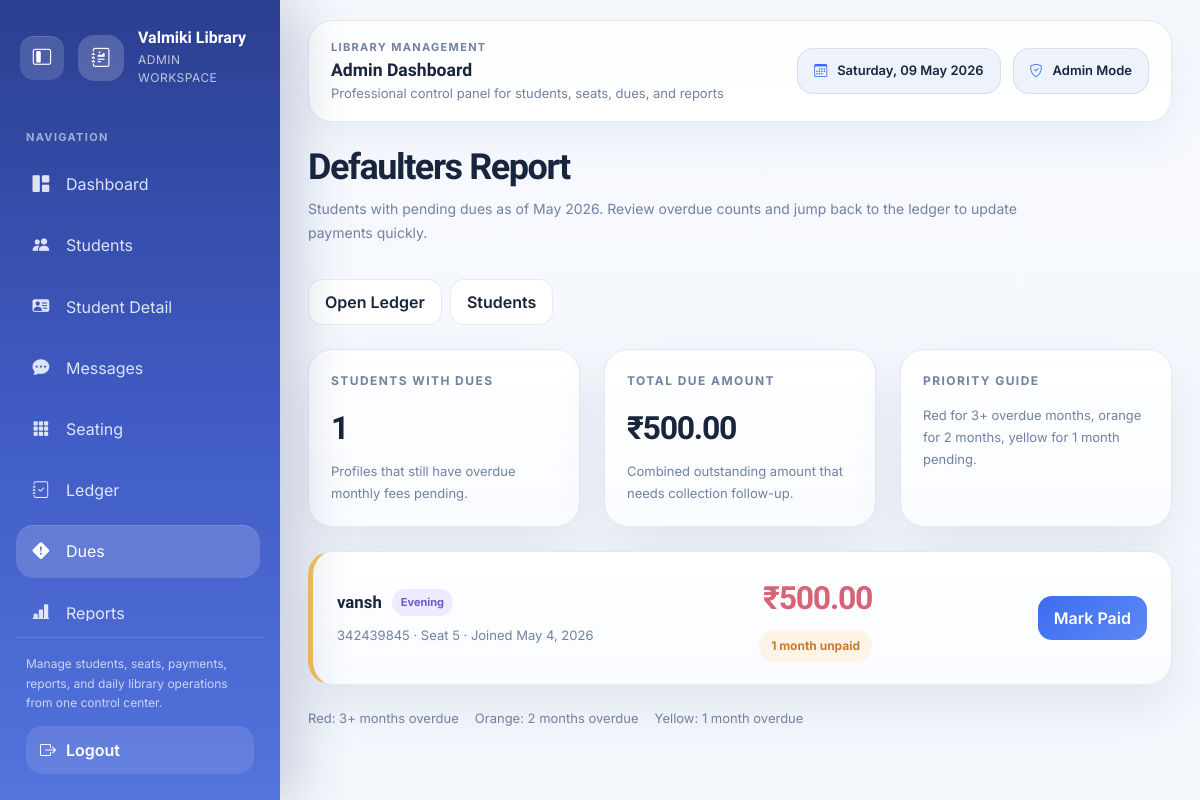
Screenshot of /defaulters/ (signed in) with the database file from the repository.
### students/models.py (models this page shows, shortened)
class Student(models.Model):
    SHIFT_CHOICES = [
        ('Morning', 'Morning'),
        ('Evening', 'Evening'),
        ('Full Day', 'Full Day'),
    ]
    STATUS_CHOICES = [
        ('Active', 'Active'),
        ('On Hold', 'On Hold'),
        ('Left', 'Left'),
    ]
    PAYMENT_MODE_CHOICES = [
        ('Cash', 'Cash'),
        ('UPI', 'UPI'),
        ('Online', 'Online'),
    ]
    name         = models.CharField(max_length=100)
    contact      = models.CharField(max_length=10)
    email        = models.EmailField(blank=True, null=True, unique=True)
    date_of_birth = models.DateField(blank=True, null=True)
    seat_number  = models.CharField(max_length=3)
    shift        = models.CharField(max_length=20, choices=SHIFT_CHOICES)
    joining_date = models.DateField()
    monthly_fee  = models.DecimalField(max_digits=8, decimal_places=2, default=500)
    monthly_due_day = models.PositiveSmallIntegerField(default=5)
    mode_of_payment = models.CharField(max_length=10, choices=PAYMENT_MODE_CHOICES, default='Cash')
    preparing_for = models.CharField(max_length=150, blank=True)
    academic_details = models.TextField(blank=True)
    profile_photo = models.FileField(upload_to='student_profiles/photos/', blank=True, null=True)
    id_copy = models.FileField(upload_to='student_profiles/id_copies/', blank=True, null=True)
    payment_qr = models.FileField(upload_to='student_profiles/payment_qr/', blank=True, null=True)
    emergency_contact_name = models.CharField(max_length=100, blank=True)
    emergency_contact_phone = models.CharField(max_length=15, blank=True)
    status = models.CharField(max_length=20, choices=STATUS_CHOICES, default='Active')
    email_verified = models.BooleanField(default=False)

### students/views.py (the view)
# urls.py: path('defaulters/',             views.defaulters,     name='defaulters'),
@login_required
def defaulters(request):
    today = date.today()
    defaulter_list = []
    for student in sorted_students():
        current_status = get_month_status(student, today.year, today.month, today, paid_lookup(student, today.year))
        if current_status['code'] != 'unpaid':
            continue
        overdue = overdue_summary(student, today)
        defaulter_list.append({
            'student': student,
            'unpaid_months': overdue['unpaid_count'],
            'total_due': overdue['due_amount'],
        })
    defaulter_list.sort(key=lambda item: item['total_due'], reverse=True)
    return render(request, 'students/defaulters.html', {
        'defaulter_list': defaulter_list,
        'current_month': month_label(today.year, today.month),
        'total_due_all': sum(item['total_due'] for item in defaulter_list),
    })

### students/finance.py (called while the page is built)
def month_label(year, month):
    return date(year, month, 1).strftime('%B %Y')

def paid_lookup(student, year=None):
    payments = Payment.objects.filter(student=student, is_paid=True)
    if year is not None:
        payments = payments.filter(year=year)
    return {(payment.year, payment.month): payment for payment in payments}

def get_month_status(student, year, month, today, payments=None):
    payments = payments if payments is not None else paid_lookup(student, year)
    payment = payments.get((year, month))
    joining_key = (student.joining_date.year, student.joining_date.month)
    current_key = (today.year, today.month)
    target_key = (year, month)
    if target_key < joining_key:
        return {'code': 'before', 'payment': payment, 'is_advance': False}
    if target_key > current_key:
        if payment:
            return {'code': 'paid', 'payment': payment, 'is_advance': True}
        return {'code': 'future', 'payment': None, 'is_advance': False}
    if payment:
        return {'code': 'paid', 'payment': payment, 'is_advance': False}
    return {'code': 'unpaid', 'payment': None, 'is_advance': False}

def overdue_summary(student, today):
    payments = paid_lookup(student)
    month_cursor = student.joining_date.month
    year_cursor = student.joining_date.year
    overdue_months = []
    while (year_cursor, month_cursor) <= (today.year, today.month):
        if (year_cursor, month_cursor) not in payments:
            overdue_months.append(month_label(year_cursor, month_cursor))
        if month_cursor == 12:
            month_cursor = 1
            year_cursor += 1
        else:
            month_cursor += 1
    total_due = student.monthly_fee * len(overdue_months)
    return {
        'unpaid_count': len(overdue_months),
        'due_amount': total_due,
        'months': overdue_months,
    }

### students/views.py (called while the page is built)
def sorted_students():
    return sorted(Student.objects.all(), key=lambda student: (int(student.seat_number), student.name.lower()))

### students/templates/students/defaulters.html (shortened to what this page needs)
{% extends 'students/base.html' %}
{% load custom_filters %}
{% block content %}
<div class="due-shell">
  <div class="page-head" style="margin-bottom:0">
    <div>
      <h1 class="page-title">Defaulters Report</h1>
      <p class="page-subtitle">Students with pending dues as of {{ current_month }}. Review overdue counts and jump back to the ledger to update payments quickly.</p>
    </div>
    <div class="d-flex gap-2 flex-wrap">
      <a href="{% url 'payment_ledger' %}" class="btn btn-outline-warning">Open Ledger</a>
      <a href="{% url 'student_list' %}" class="btn btn-outline-light">Students</a>
    </div>
  </div>
  <div class="row g-4">
    <div class="col-md-4">
      <div class="due-summary">
        <div class="section-title">Students with Dues</div>
        <div class="due-stat-value">{{ defaulter_list|length }}</div>
        <div class="due-stat-label">Profiles that still have overdue monthly fees pending.</div>
      </div>
    </div>
    <div class="col-md-4">
      <div class="due-summary">
        <div class="section-title">Total Due Amount</div>
        <div class="due-stat-value">₹{{ total_due_all }}</div>
        <div class="due-stat-label">Combined outstanding amount that needs collection follow-up.</div>
      </div>
    </div>
    <div class="col-md-4">
      <div class="due-summary">
        <div class="section-title">Priority Guide</div>
        <div class="due-stat-label" style="margin-top:0">
          Red for 3+ overdue months, orange for 2 months, yellow for 1 month pending.
        </div>
      </div>
    </div>
  </div>
  {% if not defaulter_list %}
    <div class="empty-due-state">
      <div class="empty-icon"><i class="bi bi-patch-check-fill"></i></div>
      <h3 style="font-family:'Sora',sans-serif;font-weight:700;color:var(--text-main)">All dues are clear for {{ current_month }}</h3>
      <p style="color:var(--text-muted);margin-top:10px">Every student due for this month is already marked paid.</p>
      <a href="{% url 'payment_ledger' %}" class="btn btn-primary mt-3">View Full Ledger</a>
    </div>
  {% else %}
    {% for item in defaulter_list %}
      <div class="due-row {% if item.unpaid_months >= 3 %}high{% elif item.unpaid_months == 2 %}medium{% else %}low{% endif %}">
        <div>
          <div class="student-line">
            <div class="student-name">{{ item.student.name }}</div>
            <span class="badge-shift {% if item.student.shift == 'Morning' %}morning{% elif item.student.shift == 'Evening' %}evening{% else %}fullday{% endif %}">
              {{ item.student.shift }}
            </span>
          </div>
          <div class="student-meta">
            {{ item.student.contact }} · Seat {{ item.student.seat_number }} · Joined {{ item.student.joining_date }}
          </div>
        </div>
        <div style="text-align:right">
          <div class="due-amount">₹{{ item.total_due }}</div>
          <div class="months-badge">{{ item.unpaid_months }} month{{ item.unpaid_months|pluralize }} unpaid</div>
        </div>
        <div>
          <a href="{% url 'payment_ledger' %}?year={% now 'Y' %}" class="btn btn-primary">Mark Paid</a>
        </div>
      </div>
    {% endfor %}
    <div class="legend">
      <span>Red: 3+ months overdue</span>
      <span>Orange: 2 months overdue</span>
      <span>Yellow: 1 month overdue</span>
    </div>
  {% endif %}
</div>
{% endblock %}

### students/templates/students/base.html (style rules this page uses)
:root { --bg-main: #f4f7fc; --bg-card: #ffffff; --bg-deep: #edf2fb; --border: rgba(102, 126, 174, 0.16); --text-main: #18253d; --text-muted: #7182a2; --text-nav: rgba(245, 248, 255, 0.88); --navbar-bg: rgba(255, 255, 255, 0.92); --table-bg: #ffffff; --input-bg: #f8faff; --row-hover: rgba(81, 115, 191, 0.06); --sidebar-grad-start: #2b3f90; --sidebar-grad-mid: #405bc4; --sidebar-grad-end: #5473dc; --sidebar-active: rgba(255, 255, 255, 0.16); --accent: #3d6cf2; --accent-strong: #274fc6; --success: #1ea66b; --warning: #e2a422; --danger: #d96376; --shadow-soft: 0 18px 36px rgba(111, 136, 182, 0.09); --shadow-card: 0 22px 50px rgba(105, 123, 165, 0.14); --sidebar-width: 280px; --sidebar-collapsed-width: 96px; }
* { box-sizing: border-box; margin: 0; padding: 0; }
html, body { min-height: 100%; }
body { background: radial-gradient(circle at top left, rgba(94, 134, 226, 0.12), transparent 24%), linear-gradient(180deg, #f7f9fe 0%, var(--bg-main) 100%); color: var(--text-main); font-family: "Inter", sans-serif; min-height: 100vh; transition: background 0.25s ease; }
a { color: inherit; }
.page-head { display: flex; justify-content: space-between; align-items: flex-start; gap: 18px; flex-wrap: wrap; margin-bottom: 28px; }
.page-title { margin: 0; font-family: "Sora", sans-serif; font-size: clamp(1.8rem, 3vw, 2.4rem); font-weight: 800; letter-spacing: -0.04em; color: var(--text-main); }
.page-subtitle { margin-top: 8px; color: var(--text-muted); font-size: 14px; line-height: 1.7; max-width: 760px; }
.section-title { font-size: 12px; font-weight: 700; color: var(--text-muted); margin-bottom: 14px; text-transform: uppercase; letter-spacing: 0.12em; }
.badge-shift { font-size: 11px; padding: 5px 9px; border-radius: 999px; font-weight: 700; }
.evening { background: #efeaff; color: #6b5acb; }
.btn { border-radius: 14px; font-weight: 600; padding: 10px 16px; box-shadow: none; }
.btn-primary, .btn-success { background: linear-gradient(135deg, var(--accent) 0%, #5d89f4 100%); border: none; }
.btn-outline-light, .btn-outline-info, .btn-outline-warning, .btn-outline-success { background: #ffffff; border-color: rgba(102, 126, 174, 0.16); color: var(--text-main); }

### students/templates/students/defaulters.html (style rules this page uses)
.due-shell { display: flex; flex-direction: column; gap: 24px; }
.due-summary, .due-row, .empty-due-state { background: linear-gradient(180deg, rgba(255,255,255,0.98) 0%, rgba(249,251,255,0.96) 100%); border-radius: 24px; border: 1px solid var(--border); box-shadow: var(--shadow-card); }
.due-summary { padding: 22px; height: 100%; }
.due-stat-value { font-family: "Sora", sans-serif; font-size: 2rem; font-weight: 800; letter-spacing: -0.04em; color: var(--text-main); }
.due-stat-label { margin-top: 8px; color: var(--text-muted); font-size: 13px; line-height: 1.7; }
.due-row { padding: 22px 24px; display: flex; justify-content: space-between; align-items: center; gap: 18px; border-left: 5px solid #f4b347; flex-wrap: wrap; }
.due-row.low { border-left-color: #f4c35b; }
.student-line { display: flex; align-items: center; gap: 10px; flex-wrap: wrap; margin-bottom: 8px; }
.student-name { font-family: "Sora", sans-serif; font-size: 1.05rem; font-weight: 700; color: var(--text-main); }
.student-meta { color: var(--text-muted); font-size: 13px; line-height: 1.8; }
.due-amount { font-family: "Sora", sans-serif; font-size: 2rem; font-weight: 800; color: var(--danger); letter-spacing: -0.04em; }
.months-badge { display: inline-flex; align-items: center; padding: 7px 12px; border-radius: 999px; background: #fff2e6; color: #c87c31; font-size: 12px; font-weight: 700; margin-top: 8px; }
.legend { display: flex; flex-wrap: wrap; gap: 16px; color: var(--text-muted); font-size: 13px; }

### rows the page displays
Student: student.name "vansh", student.shift "Evening", student.contact "342439845", student.seat_number "5", student.joining_date "May 4, 2026", total_due "500.00", unpaid_months "1"

### other values shown
{{ current_month }} "May 2026"
{{ defaulter_list|length }} "1"
{{ total_due_all }} "500.00"
